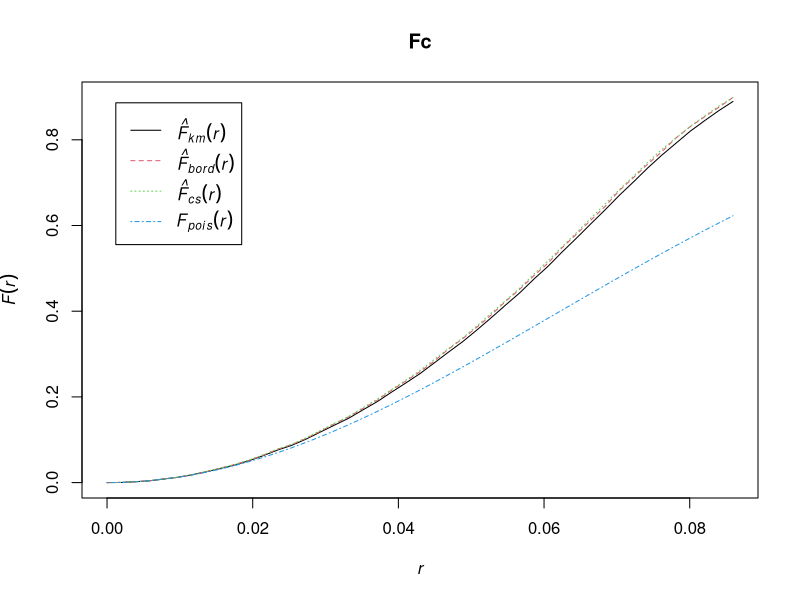
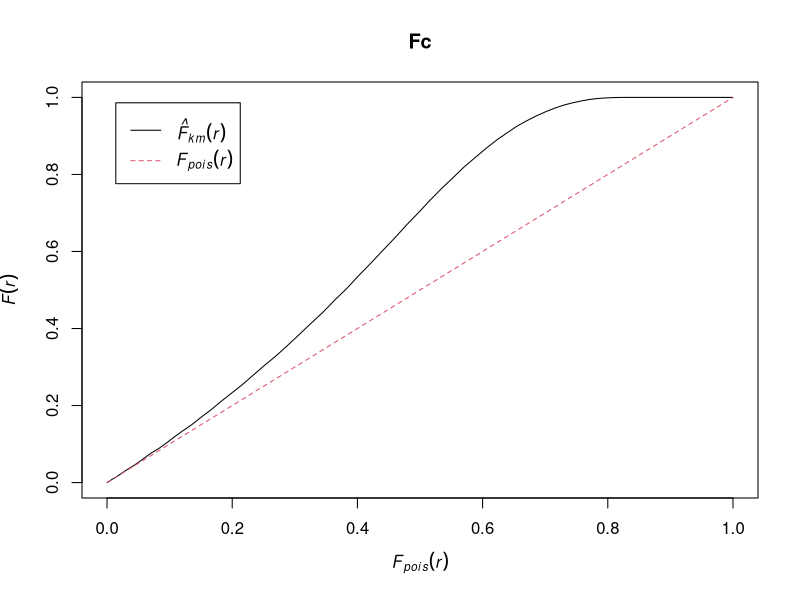

Reproduce these figures in R, in order.
library(spatstat)


### Name: Fest
### Title: Estimate the Empty Space Function or its Hazard Rate
### Aliases: Fest Fhazard
### Keywords: spatial nonparametric

### ** Examples

   Fc <- Fest(cells, 0.01)

   # Tip: don't use F for the left hand side!
   # That's an abbreviation for FALSE

   plot(Fc)

   # P-P style plot
   plot(Fc, cbind(km, theo) ~ theo)

   # The empirical F is above the Poisson F
   # indicating an inhibited pattern

   ## Not run: 
##D    plot(Fc, . ~ theo)
##D    plot(Fc, asin(sqrt(.)) ~ asin(sqrt(theo)))
##D    
## End(Not run)
   ## Don't show: 
   Fh <- Fhazard(cells)
   
## End(Don't show)
